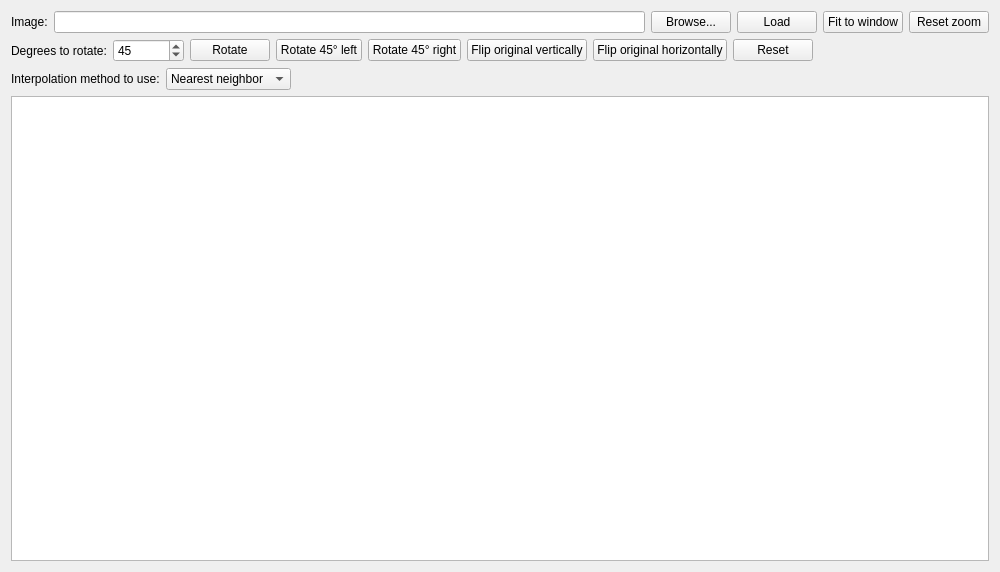
<?xml version="1.0" encoding="UTF-8"?>
<ui version="4.0">
 <class>MainWindow</class>
 <widget class="QMainWindow" name="MainWindow">
  <property name="geometry">
   <rect>
    <x>0</x>
    <y>0</y>
    <width>1000</width>
    <height>572</height>
   </rect>
  </property>
  <property name="windowTitle">
   <string>ImageRotator</string>
  </property>
  <widget class="QWidget" name="centralWidget">
   <layout class="QVBoxLayout" name="verticalLayout">
    <item>
     <layout class="QHBoxLayout" name="horizontalLayout">
      <item>
       <widget class="QLabel" name="label">
        <property name="text">
         <string>Image:</string>
        </property>
       </widget>
      </item>
      <item>
       <widget class="QLineEdit" name="pathBox"/>
      </item>
      <item>
       <widget class="QPushButton" name="browseBtn">
        <property name="text">
         <string>Browse...</string>
        </property>
       </widget>
      </item>
      <item>
       <widget class="QPushButton" name="loadBtn">
        <property name="text">
         <string>Load</string>
        </property>
       </widget>
      </item>
      <item>
       <widget class="QPushButton" name="fitToWindowBtn">
        <property name="text">
         <string>Fit to window</string>
        </property>
       </widget>
      </item>
      <item>
       <widget class="QPushButton" name="resetZoomBtn">
        <property name="text">
         <string>Reset zoom</string>
        </property>
       </widget>
      </item>
     </layout>
    </item>
    <item>
     <layout class="QHBoxLayout" name="horizontalLayout_2">
      <item>
       <widget class="QLabel" name="label_2">
        <property name="text">
         <string>Degrees to rotate:</string>
        </property>
       </widget>
      </item>
      <item>
       <widget class="QSpinBox" name="degBox">
        <property name="minimum">
         <number>-999999</number>
        </property>
        <property name="maximum">
         <number>999999</number>
        </property>
        <property name="singleStep">
         <number>15</number>
        </property>
        <property name="value">
         <number>45</number>
        </property>
       </widget>
      </item>
      <item>
       <widget class="QPushButton" name="rotateBtn">
        <property name="text">
         <string>Rotate</string>
        </property>
       </widget>
      </item>
      <item>
       <widget class="QPushButton" name="rotate45DegLeftBtn">
        <property name="text">
         <string>Rotate 45° left</string>
        </property>
       </widget>
      </item>
      <item>
       <widget class="QPushButton" name="rotate45DegRightBtn">
        <property name="text">
         <string>Rotate 45° right</string>
        </property>
       </widget>
      </item>
      <item>
       <widget class="QPushButton" name="flipVerticallyBtn">
        <property name="toolTip">
         <string>Note: will discard the current rotation</string>
        </property>
        <property name="text">
         <string>Flip original vertically</string>
        </property>
       </widget>
      </item>
      <item>
       <widget class="QPushButton" name="flipHorizontallyBtn">
        <property name="toolTip">
         <string>Note: will discard the current rotation</string>
        </property>
        <property name="text">
         <string>Flip original horizontally</string>
        </property>
       </widget>
      </item>
      <item>
       <widget class="QPushButton" name="resetBtn">
        <property name="text">
         <string>Reset</string>
        </property>
       </widget>
      </item>
      <item>
       <spacer name="horizontalSpacer">
        <property name="orientation">
         <enum>Qt::Horizontal</enum>
        </property>
        <property name="sizeHint" stdset="0">
         <size>
          <width>40</width>
          <height>20</height>
         </size>
        </property>
       </spacer>
      </item>
     </layout>
    </item>
    <item>
     <layout class="QHBoxLayout" name="horizontalLayout_3">
      <item>
       <widget class="QLabel" name="label_3">
        <property name="text">
         <string>Interpolation method to use:</string>
        </property>
       </widget>
      </item>
      <item>
       <widget class="QComboBox" name="methodBox">
        <item>
         <property name="text">
          <string>Nearest neighbor</string>
         </property>
        </item>
        <item>
         <property name="text">
          <string>Bilinear</string>
         </property>
        </item>
       </widget>
      </item>
      <item>
       <spacer name="horizontalSpacer_2">
        <property name="orientation">
         <enum>Qt::Horizontal</enum>
        </property>
        <property name="sizeHint" stdset="0">
         <size>
          <width>40</width>
          <height>20</height>
         </size>
        </property>
       </spacer>
      </item>
     </layout>
    </item>
    <item>
     <widget class="GraphicsViewEx" name="graphicsView"/>
    </item>
   </layout>
  </widget>
 </widget>
 <layoutdefault spacing="6" margin="11"/>
 <customwidgets>
  <customwidget>
   <class>GraphicsViewEx</class>
   <extends>QGraphicsView</extends>
   <header>graphicsviewex.h</header>
  </customwidget>
 </customwidgets>
 <resources/>
 <connections/>
</ui>
